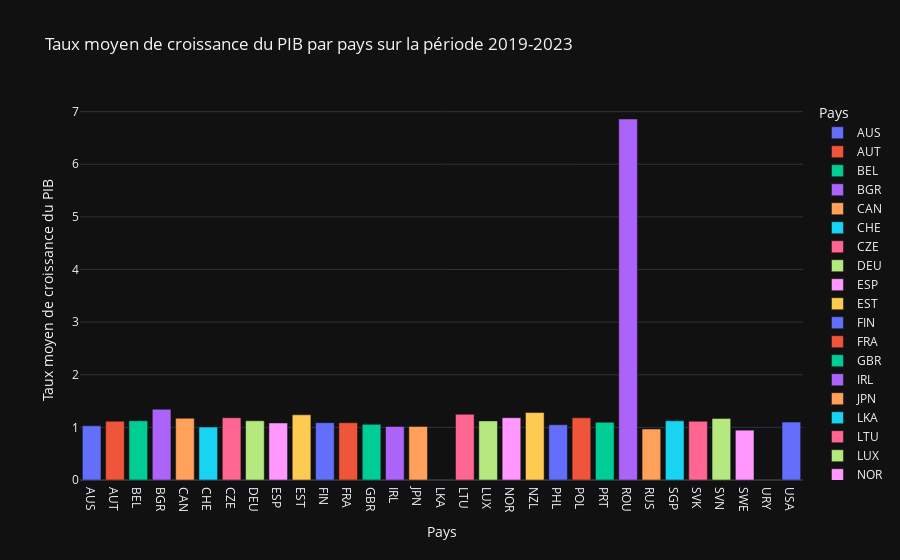

Write notebook code for a chart like this one.
### Markdown cell above
## <span style="color:green">II.1. Diagramme à batons du taux moyen de croissance du PIB</span><br><br>

### Code cell
# Assurez-vous que votre colonne 'COUNTRY' est de type catégorie
gdp_mean['COUNTRY'] = gdp_mean['COUNTRY'].astype('category')

# Créez un graphique interactif avec Plotly Express
fig = d.px.bar(gdp_mean, x='COUNTRY', y='GDP_rate', color='COUNTRY',
             labels={'COUNTRY': 'Pays', 'GDP_rate': 'Taux moyen de croissance du PIB'},
             title='Taux moyen de croissance du PIB par pays sur la période 2019-2023',
             template='plotly_dark')

# Affichez le graphique interactif
fig.show()

### Figure 1 — Plotly figure (JSON) as saved in the notebook; plotly's stock layout.template omitted (floating-point values rounded to 4 significant figures)
{"data": [{"alignmentgroup": "True", "hovertemplate": "Pays=%{x}<br>Taux moyen de croissance du PIB=%{y}<extra></extra>", "legendgroup": "AUS", "marker": {"color": "#636efa", "pattern": {"shape": ""}}, "name": "AUS", "offsetgroup": "AUS", "orientation": "v", "showlegend": true, "textposition": "auto", "type": "bar", "x": ["AUS"], "xaxis": "x", "y": [1.029], "yaxis": "y"}, {"alignmentgroup": "True", "hovertemplate": "Pays=%{x}<br>Taux moyen de croissance du PIB=%{y}<extra></extra>", "legendgroup": "AUT", "marker": {"color": "#EF553B", "pattern": {"shape": ""}}, "name": "AUT", "offsetgroup": "AUT", "orientation": "v", "showlegend": true, "textposition": "auto", "type": "bar", "x": ["AUT"], "xaxis": "x", "y": [1.117], "yaxis": "y"}, {"alignmentgroup": "True", "hovertemplate": "Pays=%{x}<br>Taux moyen de croissance du PIB=%{y}<extra></extra>", "legendgroup": "BEL", "marker": {"color": "#00cc96", "pattern": {"shape": ""}}, "name": "BEL", "offsetgroup": "BEL", "orientation": "v", "showlegend": true, "textposition": "auto", "type": "bar", "x": ["BEL"], "xaxis": "x", "y": [1.126], "yaxis": "y"}, {"alignmentgroup": "True", "hovertemplate": "Pays=%{x}<br>Taux moyen de croissance du PIB=%{y}<extra></extra>", "legendgroup": "BGR", "marker": {"color": "#ab63fa", "pattern": {"shape": ""}}, "name": "BGR", "offsetgroup": "BGR", "orientation": "v", "showlegend": true, "textposition": "auto", "type": "bar", "x": ["BGR"], "xaxis": "x", "y": [1.345], "yaxis": "y"}, {"alignmentgroup": "True", "hovertemplate": "Pays=%{x}<br>Taux moyen de croissance du PIB=%{y}<extra></extra>", "legendgroup": "CAN", "marker": {"color": "#FFA15A", "pattern": {"shape": ""}}, "name": "CAN", "offsetgroup": "CAN", "orientation": "v", "showlegend": true, "textposition": "auto", "type": "bar", "x": ["CAN"], "xaxis": "x", "y": [1.174], "yaxis": "y"}, {"alignmentgroup": "True", "hovertemplate": "Pays=%{x}<br>Taux moyen de croissance du PIB=%{y}<extra></extra>", "legendgroup": "CHE", "marker": {"color": "#19d3f3", "pattern": {"shape": ""}}, "name": "CHE", "offsetgroup": "CHE", "orientation": "v", "showlegend": true, "textposition": "auto", "type": "bar", "x": ["CHE"], "xaxis": "x", "y": [1.006], "yaxis": "y"}, {"alignmentgroup": "True", "hovertemplate": "Pays=%{x}<br>Taux moyen de croissance du PIB=%{y}<extra></extra>", "legendgroup": "CZE", "marker": {"color": "#FF6692", "pattern": {"shape": ""}}, "name": "CZE", "offsetgroup": "CZE", "orientation": "v", "showlegend": true, "textposition": "auto", "type": "bar", "x": ["CZE"], "xaxis": "x", "y": [1.183], "yaxis": "y"}, {"alignmentgroup": "True", "hovertemplate": "Pays=%{x}<br>Taux moyen de croissance du PIB=%{y}<extra></extra>", "legendgroup": "DEU", "marker": {"color": "#B6E880", "pattern": {"shape": ""}}, "name": "DEU", "offsetgroup": "DEU", "orientation": "v", "showlegend": true, "textposition": "auto", "type": "bar", "x": ["DEU"], "xaxis": "x", "y": [1.126], "yaxis": "y"}, {"alignmentgroup": "True", "hovertemplate": "Pays=%{x}<br>Taux moyen de croissance du PIB=%{y}<extra></extra>", "legendgroup": "ESP", "marker": {"color": "#FF97FF", "pattern": {"shape": ""}}, "name": "ESP", "offsetgroup": "ESP", "orientation": "v", "showlegend": true, "textposition": "auto", "type": "bar", "x": ["ESP"], "xaxis": "x", "y": [1.084], "yaxis": "y"}, {"alignmentgroup": "True", "hovertemplate": "Pays=%{x}<br>Taux moyen de croissance du PIB=%{y}<extra></extra>", "legendgroup": "EST", "marker": {"color": "#FECB52", "pattern": {"shape": ""}}, "name": "EST", "offsetgroup": "EST", "orientation": "v", "showlegend": true, "textposition": "auto", "type": "bar", "x": ["EST"], "xaxis": "x", "y": [1.239], "yaxis": "y"}, {"alignmentgroup": "True", "hovertemplate": "Pays=%{x}<br>Taux moyen de croissance du PIB=%{y}<extra></extra>", "legendgroup": "FIN", "marker": {"color": "#636efa", "pattern": {"shape": ""}}, "name": "FIN", "offsetgroup": "FIN", "orientation": "v", "showlegend": true, "textposition": "auto", "type": "bar", "x": ["FIN"], "xaxis": "x", "y": [1.09], "yaxis": "y"}, {"alignmentgroup": "True", "hovertemplate": "Pays=%{x}<br>Taux moyen de croissance du PIB=%{y}<extra></extra>", "legendgroup": "FRA", "marker": {"color": "#EF553B", "pattern": {"shape": ""}}, "name": "FRA", "offsetgroup": "FRA", "orientation": "v", "showlegend": true, "textposition": "auto", "type": "bar", "x": ["FRA"], "xaxis": "x", "y": [1.088], "yaxis": "y"}, {"alignmentgroup": "True", "hovertemplate": "Pays=%{x}<br>Taux moyen de croissance du PIB=%{y}<extra></extra>", "legendgroup": "GBR", "marker": {"color": "#00cc96", "pattern": {"shape": ""}}, "name": "GBR", "offsetgroup": "GBR", "orientation": "v", "showlegend": true, "textposition": "auto", "type": "bar", "x": ["GBR"], "xaxis": "x", "y": [1.058], "yaxis": "y"}, {"alignmentgroup": "True", "hovertemplate": "Pays=%{x}<br>Taux moyen de croissance du PIB=%{y}<extra></extra>", "legendgroup": "IRL", "marker": {"color": "#ab63fa", "pattern": {"shape": ""}}, "name": "IRL", "offsetgroup": "IRL", "orientation": "v", "showlegend": true, "textposition": "auto", "type": "bar", "x": ["IRL"], "xaxis": "x", "y": [1.018], "yaxis": "y"}, {"alignmentgroup": "True", "hovertemplate": "Pays=%{x}<br>Taux moyen de croissance du PIB=%{y}<extra></extra>", "legendgroup": "JPN", "marker": {"color": "#FFA15A", "pattern": {"shape": ""}}, "name": "JPN", "offsetgroup": "JPN", "orientation": "v", "showlegend": true, "textposition": "auto", "type": "bar", "x": ["JPN"], "xaxis": "x", "y": [1.018], "yaxis": "y"}, {"alignmentgroup": "True", "hovertemplate": "Pays=%{x}<br>Taux moyen de croissance du PIB=%{y}<extra></extra>", "legendgroup": "LKA", "marker": {"color": "#19d3f3", "pattern": {"shape": ""}}, "name": "LKA", "offsetgroup": "LKA", "orientation": "v", "showlegend": true, "textposition": "auto", "type": "bar", "x": ["LKA"], "xaxis": "x", "y": [null], "yaxis": "y"}, {"alignmentgroup": "True", "hovertemplate": "Pays=%{x}<br>Taux moyen de croissance du PIB=%{y}<extra></extra>", "legendgroup": "LTU", "marker": {"color": "#FF6692", "pattern": {"shape": ""}}, "name": "LTU", "offsetgroup": "LTU", "orientation": "v", "showlegend": true, "textposition": "auto", "type": "bar", "x": ["LTU"], "xaxis": "x", "y": [1.249], "yaxis": "y"}, {"alignmentgroup": "True", "hovertemplate": "Pays=%{x}<br>Taux moyen de croissance du PIB=%{y}<extra></extra>", "legendgroup": "LUX", "marker": {"color": "#B6E880", "pattern": {"shape": ""}}, "name": "LUX", "offsetgroup": "LUX", "orientation": "v", "showlegend": true, "textposition": "auto", "type": "bar", "x": ["LUX"], "xaxis": "x", "y": [1.123], "yaxis": "y"}, {"alignmentgroup": "True", "hovertemplate": "Pays=%{x}<br>Taux moyen de croissance du PIB=%{y}<extra></extra>", "legendgroup": "NOR", "marker": {"color": "#FF97FF", "pattern": {"shape": ""}}, "name": "NOR", "offsetgroup": "NOR", "orientation": "v", "showlegend": true, "textposition": "auto", "type": "bar", "x": ["NOR"], "xaxis": "x", "y": [1.184], "yaxis": "y"}, {"alignmentgroup": "True", "hovertemplate": "Pays=%{x}<br>Taux moyen de croissance du PIB=%{y}<extra></extra>", "legendgroup": "NZL", "marker": {"color": "#FECB52", "pattern": {"shape": ""}}, "name": "NZL", "offsetgroup": "NZL", "orientation": "v", "showlegend": true, "textposition": "auto", "type": "bar", "x": ["NZL"], "xaxis": "x", "y": [1.282], "yaxis": "y"}, {"alignmentgroup": "True", "hovertemplate": "Pays=%{x}<br>Taux moyen de croissance du PIB=%{y}<extra></extra>", "legendgroup": "PHL", "marker": {"color": "#636efa", "pattern": {"shape": ""}}, "name": "PHL", "offsetgroup": "PHL", "orientation": "v", "showlegend": true, "textposition": "auto", "type": "bar", "x": ["PHL"], "xaxis": "x", "y": [1.051], "yaxis": "y"}, {"alignmentgroup": "True", "hovertemplate": "Pays=%{x}<br>Taux moyen de croissance du PIB=%{y}<extra></extra>", "legendgroup": "POL", "marker": {"color": "#EF553B", "pattern": {"shape": ""}}, "name": "POL", "offsetgroup": "POL", "orientation": "v", "showlegend": true, "textposition": "auto", "type": "bar", "x": ["POL"], "xaxis": "x", "y": [1.182], "yaxis": "y"}, {"alignmentgroup": "True", "hovertemplate": "Pays=%{x}<br>Taux moyen de croissance du PIB=%{y}<extra></extra>", "legendgroup": "PRT", "marker": {"color": "#00cc96", "pattern": {"shape": ""}}, "name": "PRT", "offsetgroup": "PRT", "orientation": "v", "showlegend": true, "textposition": "auto", "type": "bar", "x": ["PRT"], "xaxis": "x", "y": [1.098], "yaxis": "y"}, {"alignmentgroup": "True", "hovertemplate": "Pays=%{x}<br>Taux moyen de croissance du PIB=%{y}<extra></extra>", "legendgroup": "ROU", "marker": {"color": "#ab63fa", "pattern": {"shape": ""}}, "name": "ROU", "offsetgroup": "ROU", "orientation": "v", "showlegend": true, "textposition": "auto", "type": "bar", "x": ["ROU"], "xaxis": "x", "y": [6.86], "yaxis": "y"}, {"alignmentgroup": "True", "hovertemplate": "Pays=%{x}<br>Taux moyen de croissance du PIB=%{y}<extra></extra>", "legendgroup": "RUS", "marker": {"color": "#FFA15A", "pattern": {"shape": ""}}, "name": "RUS", "offsetgroup": "RUS", "orientation": "v", "showlegend": true, "textposition": "auto", "type": "bar", "x": ["RUS"], "xaxis": "x", "y": [0.9695], "yaxis": "y"}, {"alignmentgroup": "True", "hovertemplate": "Pays=%{x}<br>Taux moyen de croissance du PIB=%{y}<extra></extra>", "legendgroup": "SGP", "marker": {"color": "#19d3f3", "pattern": {"shape": ""}}, "name": "SGP", "offsetgroup": "SGP", "orientation": "v", "showlegend": true, "textposition": "auto", "type": "bar", "x": ["SGP"], "xaxis": "x", "y": [1.124], "yaxis": "y"}, {"alignmentgroup": "True", "hovertemplate": "Pays=%{x}<br>Taux moyen de croissance du PIB=%{y}<extra></extra>", "legendgroup": "SVK", "marker": {"color": "#FF6692", "pattern": {"shape": ""}}, "name": "SVK", "offsetgroup": "SVK", "orientation": "v", "showlegend": true, "textposition": "auto", "type": "bar", "x": ["SVK"], "xaxis": "x", "y": [1.115], "yaxis": "y"}, {"alignmentgroup": "True", "hovertemplate": "Pays=%{x}<br>Taux moyen de croissance du PIB=%{y}<extra></extra>", "legendgroup": "SVN", "marker": {"color": "#B6E880", "pattern": {"shape": ""}}, "name": "SVN", "offsetgroup": "SVN", "orientation": "v", "showlegend": true, "textposition": "auto", "type": "bar", "x": ["SVN"], "xaxis": "x", "y": [1.171], "yaxis": "y"}, {"alignmentgroup": "True", "hovertemplate": "Pays=%{x}<br>Taux moyen de croissance du PIB=%{y}<extra></extra>", "legendgroup": "SWE", "marker": {"color": "#FF97FF", "pattern": {"shape": ""}}, "name": "SWE", "offsetgroup": "SWE", "orientation": "v", "showlegend": true, "textposition": "auto", "type": "bar", "x": ["SWE"], "xaxis": "x", "y": [0.9469], "yaxis": "y"}, {"alignmentgroup": "True", "hovertemplate": "Pays=%{x}<br>Taux moyen de croissance du PIB=%{y}<extra></extra>", "legendgroup": "URY", "marker": {"color": "#FECB52", "pattern": {"shape": ""}}, "name": "URY", "offsetgroup": "URY", "orientation": "v", "showlegend": true, "textposition": "auto", "type": "bar", "x": ["URY"], "xaxis": "x", "y": [null], "yaxis": "y"}, {"alignmentgroup": "True", "hovertemplate": "Pays=%{x}<br>Taux moyen de croissance du PIB=%{y}<extra></extra>", "legendgroup": "USA", "marker": {"color": "#636efa", "pattern": {"shape": ""}}, "name": "USA", "offsetgroup": "USA", "orientation": "v", "showlegend": true, "textposition": "auto", "type": "bar", "x": ["USA"], "xaxis": "x", "y": [1.101], "yaxis": "y"}], "layout": {"barmode": "relative", "legend": {"title": {"text": "Pays"}, "tracegroupgap": 0}, "title": {"text": "Taux moyen de croissance du PIB par pays sur la période 2019-2023"}, "xaxis": {"anchor": "y", "categoryarray": ["AUS", "AUT", "BEL", "BGR", "CAN", "CHE", "CZE", "DEU", "ESP", "EST", "FIN", "FRA", "GBR", "IRL", "JPN", "LKA", "LTU", "LUX", "NOR", "NZL", "PHL", "POL", "PRT", "ROU", "RUS", "SGP", "SVK", "SVN", "SWE", "URY", "USA"], "categoryorder": "array", "domain": [0, 1], "title": {"text": "Pays"}}, "yaxis": {"anchor": "x", "domain": [0, 1], "title": {"text": "Taux moyen de croissance du PIB"}}}}
